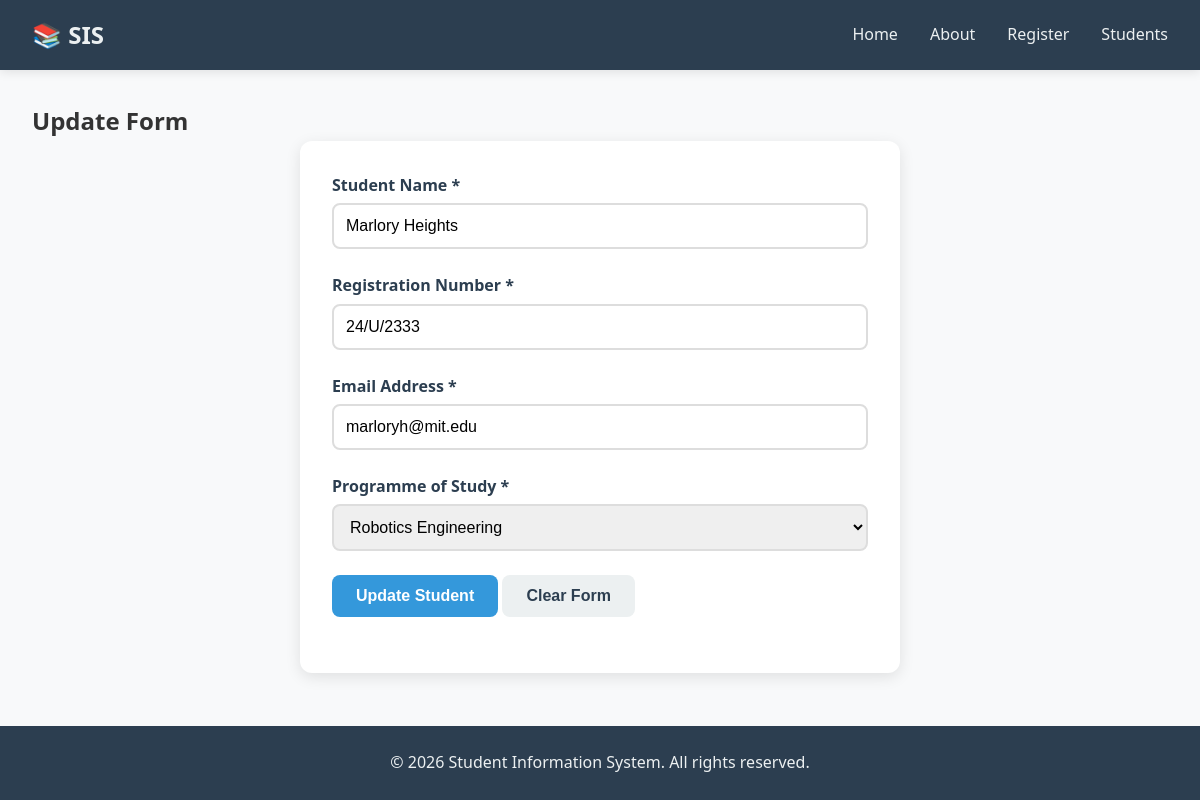
The page /student/3/update on the database its author committed.
### models.py (models this page shows, shortened)
class Student(db.Model):
    __tablename__ = 'students'
    id = db.Column(db.Integer, primary_key=True)
    student_name = db.Column(db.String(100), nullable=False)
    registration_number = db.Column(db.String(50), unique=True, nullable=False)
    email = db.Column(db.String(100), unique=True, nullable=False)
    programme = db.Column(db.String(100), nullable=False)
    registration_date = db.Column(db.DateTime, default=lambda: datetime.now(timezone.utc))
    is_active = db.Column(db.Boolean, default=True)
    def to_dict(self):
        return {
            'id': self.id,
            'student_name': self.student_name,
            'registration_number': self.registration_number,
            'email': self.email,
            'programme': self.programme,
            'registration_date': self.registration_date.strftime('%Y-%m-%d %H:%M:%S'),
            'is_active': self.is_active
        }

### app.py (the view, shortened to what this page needs)
@app.route('/student/<int:student_id>/update', methods=['GET', 'POST'])
def update_student(student_id):
    student = get_student_by_id(student_id)
    if not student:
        flash('Student not found!', 'error')
        return redirect(url_for('students_list'))
    return render_template('register.html', form_data=student.to_dict(), form_action=url_for('update_student', student_id=student_id))

### database.py (called while the page is built)
def get_student_by_id(student_id):
    return Student.query.get(student_id)

### templates/register.html (shortened to what this page needs)
{% extends "base.html" %}
{% block content %}
    <section class="register-page">
        {% if form_data %}
        <h2>Update Form</h2>
        {% else %}
        <h2>Student Registration Form</h2>
        {% endif %}
        <div class="form-container">
            <form method="POST" action="{{ form_action if form_action else url_for('register') }}" class="registration-form">
                <div class="form-group">
                    <label for="student_name">Student Name *</label>
                    <input type="text" id="student_name" name="student_name" value="{{ form_data.student_name if form_data else ""}}"
                           placeholder="Enter your full name" required>
                </div>
                <div class="form-group">
                    <label for="registration_number">Registration Number *</label>
                    <input type="text" id="registration_number" name="registration_number"  value="{{ form_data.registration_number if form_data else ""}}"
                           placeholder="e.g., STU123456" required>
                </div>
                <div class="form-group">
                    <label for="email">Email Address *</label>
                    <input type="email" id="email" name="email" value="{{ form_data.email if form_data else ""}}"
                           placeholder="you@mak.ac.ug" required>
                </div>
                <div class="form-group">
                    <label for="programme">Programme of Study *</label>
                    <select id="programme" name="programme" required>
                        <option value="Robotics Engineering" {% if form_data and form_data.programme == 'Robotics Engineering' %}selected{% endif %}>Robotics Engineering</option>
                    </select>
                </div>
                <div class="form-group">
                    {% if form_data %}
                    <button type="submit" class="btn btn-primary">Update Student</button>
                    {% else %}
                    <button type="submit" class="btn btn-primary">Register Student</button>
                    {% endif %}
                    <button type="reset" class="btn btn-secondary">Clear Form</button>
                </div>
            </form>
        </div>
    </section>
{% endblock %}

### static/style.css (style rules this page uses)
* { margin: 0; padding: 0; box-sizing: border-box; }
body { font-family: 'Segoe UI', Tahoma, Geneva, Verdana, sans-serif; line-height: 1.6; color: #333; background-color: #f8f9fa; min-height: 100vh; display: flex; flex-direction: column; }
.btn { display: inline-block; padding: 0.75rem 1.5rem; border: none; border-radius: 8px; font-size: 1rem; font-weight: 600; cursor: pointer; text-decoration: none; transition: background-color 0.3s ease, transform 0.2s ease; }
.btn-primary { background-color: #3498db; color: white; }
.btn-secondary { background-color: #ecf0f1; color: #2c3e50; }
.form-container { background: white; padding: 2rem; border-radius: 12px; box-shadow: 0 4px 15px rgba(0, 0, 0, 0.1); max-width: 600px; margin: 0 auto; }
.registration-form .form-group { margin-bottom: 1.5rem; }
.registration-form label { display: block; font-weight: 600; margin-bottom: 0.3rem; color: #2c3e50; }
.registration-form input, .registration-form select { width: 100%; padding: 0.75rem; border: 2px solid #ddd; border-radius: 8px; font-size: 1rem; transition: border-color 0.3s ease; }

### rows shown on the page
Student: student_name "Marlory Heights", registration_number "24/U/2333", email "marloryh@mit.edu", programme "Robotics Engineering"
